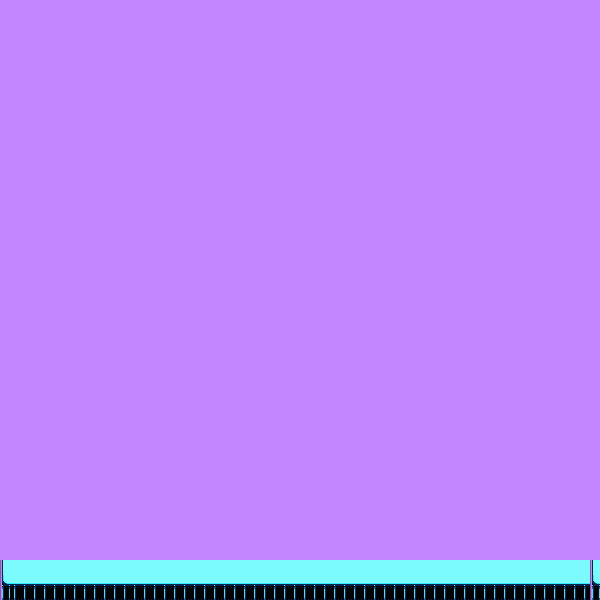

Below is a game level as drawn by its tile map, then a one-line description and the .tmx that defines it (tile-layer data replaced by summaries):
An orthogonal 60x20 tile map with 10x30 px tiles, 1 tile layer (background) and 5 objects.

<map version="1.2" tiledversion="1.3.0" orientation="orthogonal" renderorder="left-up" compressionlevel="0" width="60" height="20" tilewidth="10" tileheight="30" infinite="0" nextlayerid="4" nextobjectid="14">
 <tileset firstgid="1" source="PC Computer - Undertale - Waterfall.tsx" />
 <layer id="1" name="background" width="60" height="20">
  <data>[1200 cells, 1200 non-empty, 4 distinct tile ids]</data>
 </layer>
 <objectgroup id="2" name="ground">
  <object id="6" x="4" y="568.667" width="602.667" height="40.6667" />
 </objectgroup>
 <objectgroup id="3" name="invisibleWall">
  <object id="9" x="590" y="0" width="10" height="594" />
  <object id="11" x="0" y="0" width="9.09091" height="607.03" />
  <object id="12" x="20" y="0" width="570" height="40" />
  <object id="13" x="10" y="0" width="10" height="40" />
 </objectgroup>
</map>
